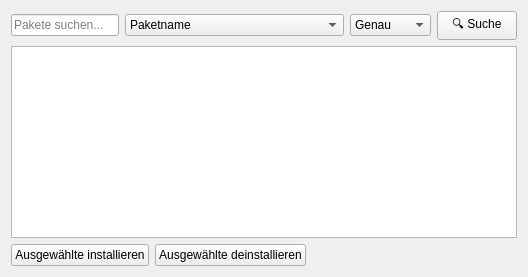
          <widget class="QWidget" name="paruTab">
           <attribute name="title">
            <string>⚡ Paru</string>
           </attribute>
           <layout class="QVBoxLayout" name="verticalLayout_paru">
            <item>
             <layout class="QHBoxLayout" name="paruSearchLayout">
              <item>
               <widget class="QLineEdit" name="paruSearch">
                <property name="placeholderText">
                 <string>Pakete suchen...</string>
                </property>
               </widget>
              </item>
              <item>
               <widget class="QComboBox" name="paruSearchMode">
                <property name="toolTip">
                 <string>Suchmodus</string>
                </property>
                <item>
                 <property name="text">
                  <string>Paketname</string>
                 </property>
                </item>
                <item>
                 <property name="text">
                  <string>Beschreibung</string>
                 </property>
                </item>
                <item>
                 <property name="text">
                  <string>Beides (Name oder Beschreibung)</string>
                 </property>
                </item>
               </widget>
              </item>
              <item>
               <widget class="QComboBox" name="paruSearchType">
                <property name="toolTip">
                 <string>Suchtyp</string>
                </property>
                <item>
                 <property name="text">
                  <string>Genau</string>
                 </property>
                </item>
                <item>
                 <property name="text">
                  <string>Enthalten</string>
                 </property>
                </item>
               </widget>
              </item>
              <item>
               <widget class="QPushButton" name="paruSearchButton">
                <property name="text">
                 <string>🔍 Suche</string>
                </property>
               </widget>
              </item>
             </layout>
            </item>
            <item>
             <widget class="QTableWidget" name="paruTable">
              <property name="alternatingRowColors">
               <bool>true</bool>
              </property>
              <property name="selectionBehavior">
               <enum>QAbstractItemView::SelectionBehavior::SelectRows</enum>
              </property>
              <property name="sortingEnabled">
               <bool>true</bool>
              </property>
             </widget>
            </item>
            <item>
             <layout class="QHBoxLayout" name="paruActionsLayout">
              <item>
               <widget class="QPushButton" name="paruInstallPackageButton">
                <property name="text">
                 <string>Ausgewählte installieren</string>
                </property>
               </widget>
              </item>
              <item>
               <widget class="QPushButton" name="paruUninstallPackageButton">
                <property name="text">
                 <string>Ausgewählte deinstallieren</string>
                </property>
               </widget>
              </item>
              <item>
               <spacer name="paruSpacer">
                <property name="orientation">
                 <enum>Qt::Orientation::Horizontal</enum>
                </property>
                <property name="sizeHint" stdset="0">
                 <size>
                  <width>40</width>
                  <height>20</height>
                 </size>
                </property>
               </spacer>
              </item>
             </layout>
            </item>
           </layout>
          </widget>
